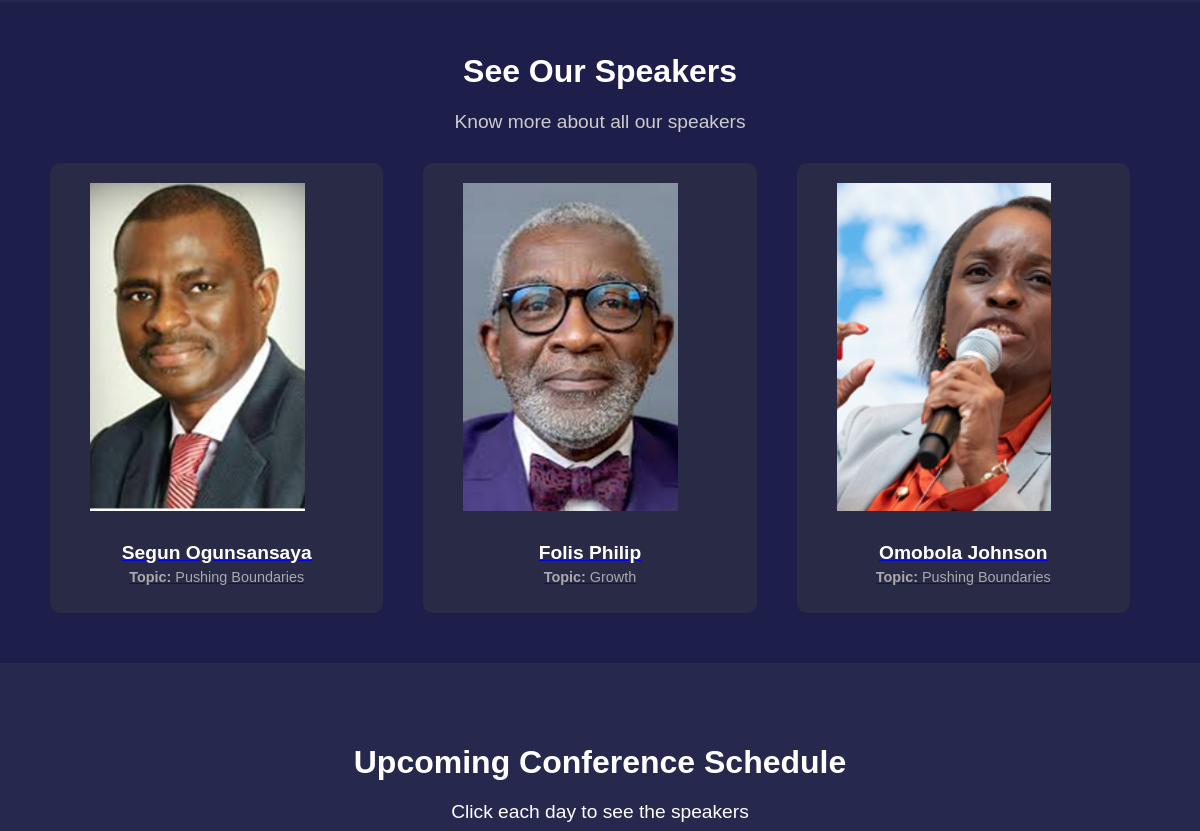
Before: / (middle part) with the older database file.
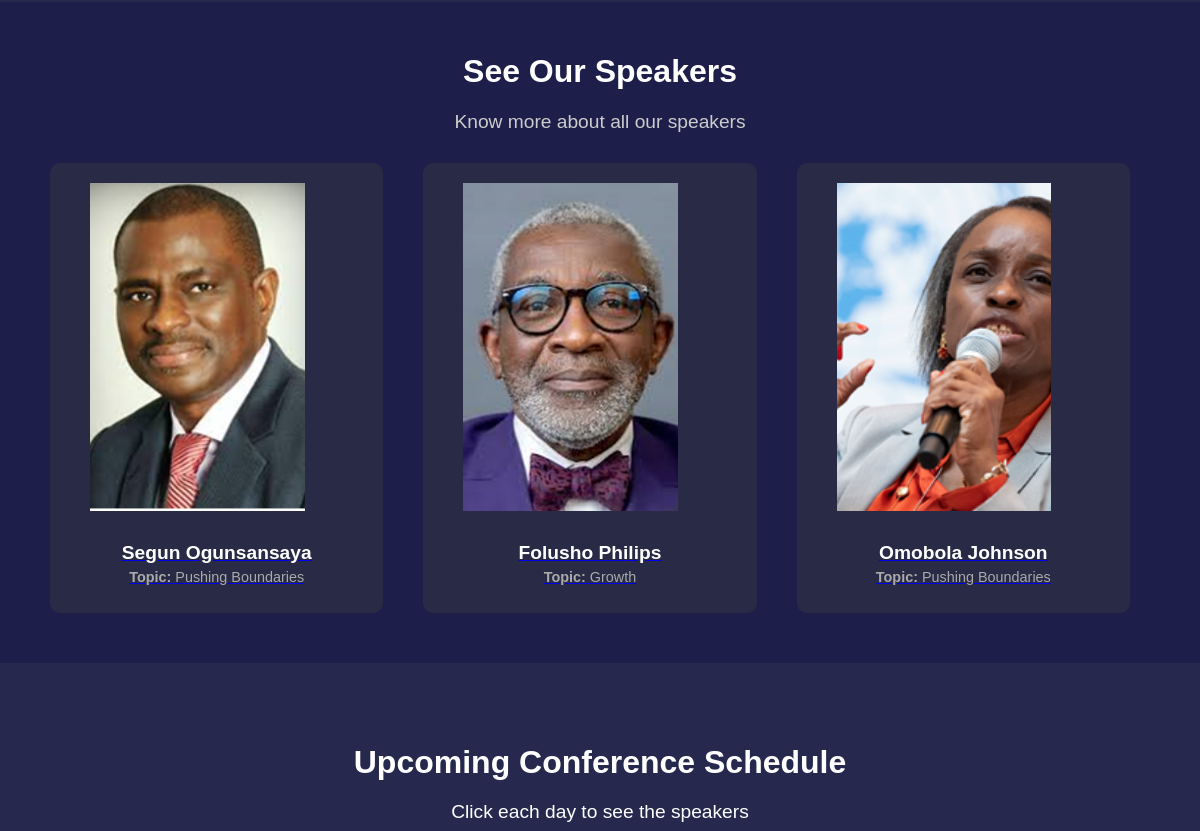
After: the same page with the newer database file.
### tables this page shows
CREATE TABLE speakers (
            id INTEGER PRIMARY KEY AUTOINCREMENT,
            name TEXT NOT NULL,
            position TEXT NOT NULL,
            bio TEXT NOT NULL,
            image_url TEXT NOT NULL,
            facebook_url TEXT,
            twitter_url TEXT,
            linkedin_url TEXT
        );

### app.py (the view)
@app.route("/")
def index():
    with sqlite3.connect(DATABASE_FILE) as conn:
        cursor = conn.cursor()
        cursor.execute("SELECT id, name, position, image_url, facebook_url, twitter_url, linkedin_url FROM speakers")
    speakers = [
        {
            "id": row[0],
            "name": row[1],
            "position": row[2],
            "image_url": row[3],
            "facebook_url": row[4],
            "twitter_url": row[5],
            "linkedin_url": row[6],
        }
            for row in cursor.fetchall()
        ]
    return render_template("index.html", speakers=speakers)

### templates/index.html (shortened to what this page needs)
{% extends 'base.html' %}
{% block content %}
<section class="event-showcase">
    <h2 style="color: white !important;">See Our Speakers</h2>
    <p>
        Know more about all our speakers
    </p>
    <div class="showcase-grid">
        {% for speaker in speakers %}
        <div class="profile-card">
            <a href="{{ url_for('speaker_page', speaker_id=speaker['id']) }}">
                <img src="{{ speaker['image_url'] }}" alt="{{ speaker['name'] }}">
                <div class="card-details">
                    <h3>{{ speaker['name'] }}</h3>
                    <p><span> <b>Topic: </b></span>{{ speaker['position'] }}</p>
                </div>
            </a>
        </div>
        {% endfor %}
    </div>
</section>
<section>
    <h2>Upcoming Conference Schedule</h2>
    <p style="color: white;">Click each day to see the speakers</p>
</section>
{% endblock %}

Changed rows visible on the page:
changed speakers "Growth": name "Folis Philip" → "Folusho Philips"
